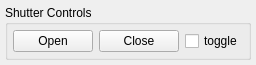
<?xml version="1.0" encoding="UTF-8"?>
<ui version="4.0">
 <class>Form</class>
 <widget class="QWidget" name="Form">
  <property name="geometry">
   <rect>
    <x>0</x>
    <y>0</y>
    <width>233</width>
    <height>58</height>
   </rect>
  </property>
  <property name="windowTitle">
   <string>Form</string>
  </property>
  <layout class="QVBoxLayout" name="verticalLayout">
   <property name="leftMargin">
    <number>5</number>
   </property>
   <property name="topMargin">
    <number>5</number>
   </property>
   <property name="rightMargin">
    <number>5</number>
   </property>
   <property name="bottomMargin">
    <number>5</number>
   </property>
   <item>
    <widget class="QGroupBox" name="controls_group">
     <property name="title">
      <string>Shutter Controls</string>
     </property>
     <layout class="QHBoxLayout" name="horizontalLayout">
      <property name="leftMargin">
       <number>5</number>
      </property>
      <property name="topMargin">
       <number>5</number>
      </property>
      <property name="rightMargin">
       <number>5</number>
      </property>
      <property name="bottomMargin">
       <number>5</number>
      </property>
      <item>
       <widget class="QPushButton" name="open_shutter_pushButton">
        <property name="text">
         <string>Open</string>
        </property>
       </widget>
      </item>
      <item>
       <widget class="QPushButton" name="close_shutter_pushButton">
        <property name="text">
         <string>Close</string>
        </property>
       </widget>
      </item>
      <item>
       <widget class="QCheckBox" name="state">
        <property name="text">
         <string>toggle</string>
        </property>
       </widget>
      </item>
     </layout>
    </widget>
   </item>
  </layout>
 </widget>
 <resources/>
 <connections/>
</ui>
